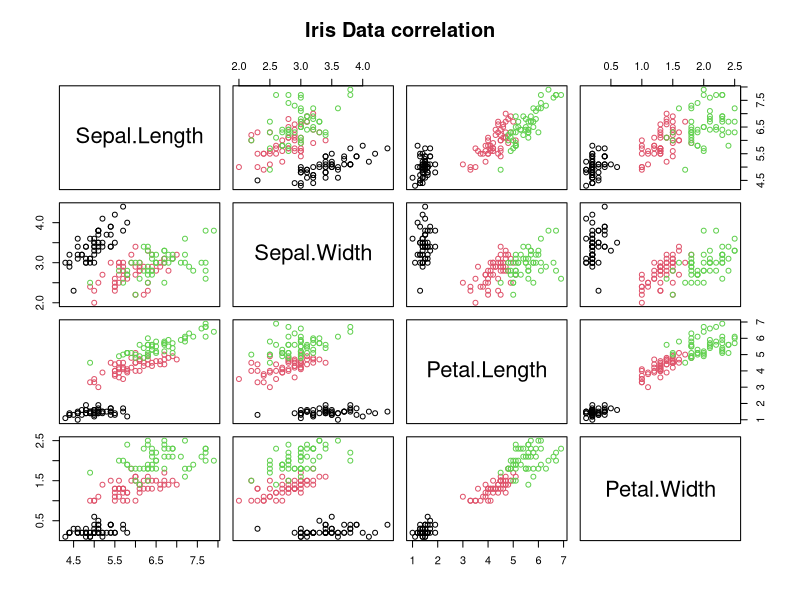

This figure's R source: (Note: this script raises an error after producing the figure.)
## ---- chunk 1
library(class)
library(e1071)

data("iris")
str(iris)

pairs(iris[1:4],main="Iris Data correlation",col=iris$Species)

classifier<- naiveBayes(iris[,1:4], iris[,5])
classifier
## ---- chunk 2
table(predict(classifier,iris[,-5]),iris[,5])

table(predict(classifier,iris[,2:3]),iris[,5])

table(predict(classifier,iris[,3:4]),iris[,5])

## ---- chunk 3
## Titanic Data Set
set.seed(123)
rows<-seq(from=1,to=nrow(titanic.raw),by=1)
train_rows<- sample(x=rows,size=(0.8*nrow(titanic.raw)))
Train_Data <- titanic.raw[train_rows,]
Test_Data <- titanic.raw[-train_rows,]

str(titanic.raw)
summary(titanic.raw)
survival_classifier<- naiveBayes(Train_Data[,1:3], Train_Data[,4])

survival_classifier

table(predict(survival_classifier,Test_Data[,1:3]),Test_Data[,4])
table(predict(survival_classifier,Test_Data[,1:2]),Test_Data[,4])
table(predict(survival_classifier,Test_Data[,2:3]),Test_Data[,4])
table(predict(survival_classifier,Test_Data[,c(1,3)]),Test_Data[,4])
